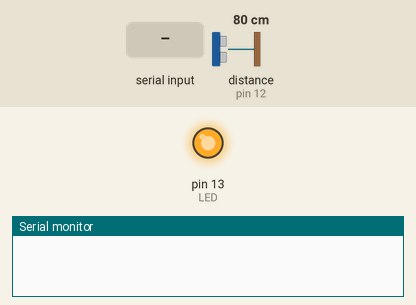
Bench run of a sketch on a simulated Arduino Uno, built with avr-gcc and run on an emulated ATmega328P. Shown: output pins drawn as LEDs (lit = HIGH), the last lines printed to the serial monitor. Wiring (inferred from the names in the program): ultrasonic range finder: trigger pin 10; echo pin 12. Inputs (shaded band) come from the test bench; at power-on: distance to the obstacle (sensor on pin 12) 80 cm. The echo pulse lasts 58.3 µs per cm; pins used as bus, display or sensor lines are not drawn.

Above: at 0.1 s.
At 6.2 s:
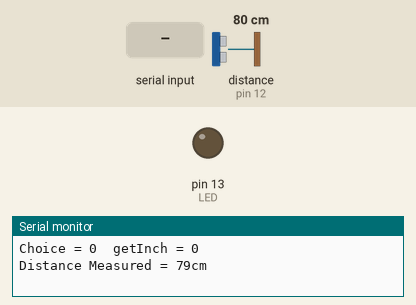
6.3 s: distance to the obstacle (sensor on pin 12) set to 2 cm
10.1 s: "C\n" received over the second serial link
12.3 s: "c\n" received over the second serial link
15.2 s: distance to the obstacle (sensor on pin 12) set to 28 cm
19.0 s: "I\n" received over the second serial link
Timing chart, 0 to 21.5 s (numbered marks = the images above; inputs shaded):
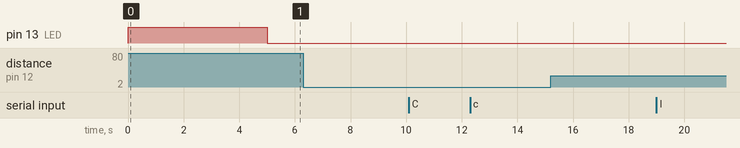

The sketch:

XBee_Transmitter.ino
```cpp
/* Transmitter Arduino UNO R3 along with XBee Pro S2C Module and Ultrasonic Sensor Code */
/******************************************************************************************************************************************************************************/
/* SotwareSerial Library included for XBee */
#include "SoftwareSerial.h"
#define LED 13
/******************************************************************************************************************************************************************************/
/* Global Variable Declaration for XBee */
// Data which is to be sent in the format of String
String data = "";
// Do we want the data in inches?
bool getInch = false;
// For XBee RX and TX using SoftwareSerial
const uint8_t rxPin = 2;  // Connect XBee Pin Number 2 (XBee.TX [2] -> rxPin)
const uint8_t txPin = 3;  // Connect XBee Pin Number 3 (XBee.RX [3] -> txPin)
// Just for sake of ease
const uint8_t sepVal = 50;
// Data transmisison indicator
char choice = '0';
/******************************************************************************************************************************************************************************/
/* Global Variable Declaration for Ultrasonic Sensor HC-SR04 */
// Define Echo Pin Conenction --> D12
const uint8_t echoPin = 12;
// Define Trigger Pin Conenction --> D10
const uint8_t trigPin = 10;
// Speed of Sound = 343m/s => 34300cm/s => 0.0343cm/us
const float soundSpeed = 0.0343;
// Distance value to be measured
float distance = 0.0f;
// Total Delay Time for measurement
const uint16_t delayTime = 1000;
// Iteration count
uint8_t count = 0;
// For millis() loop
uint16_t timeNow = 0;
// Declare an array
float dist_arr[25] = { 0 };
// Average Distance
unsigned int dist_avg = 0;
/******************************************************************************************************************************************************************************/
// Declaring the pins as RX and TX for UART
SoftwareSerial xbee(rxPin, txPin);
/******************************************************************************************************************************************************************************/
/* Function Declaration */
float get_distance(bool returnInch);
void sep(int a, char disp);
void get_val(bool takeAverage);
void send_val();
/******************************************************************************************************************************************************************************/
/* Function definition */
float get_distance(bool returnInch) {  // a represents the return value in inches or not
  float time = 0.0, dist = 0.0;
  /* Reset the state */
  digitalWrite(trigPin, LOW);
  delayMicroseconds(3);
  /* Start the pulse and waiting for 10us */
  digitalWrite(trigPin, HIGH);
  delayMicroseconds(10);
  /* Stop the pulse */
  digitalWrite(trigPin, LOW);

  /* Calculate the amount of time required for echoPin to turn HIGH */
  time = pulseIn(echoPin, HIGH);

  /* Basic Maths for Calculation of distance and division by 2 because sound has to travel forward as well as backward */
  dist = time * (soundSpeed / 2);  // Unit: cm
  if (returnInch) {
    return (dist / 2.54);  // Unit: inches
  } else {
    return dist;
  }
}
/******************************************************************************************************************************************************************************/
/* Function for sending the averaged value */
void get_val(bool takeAverage) {
  if (takeAverage) {
    while (count < 25) {
      // Function called to obtain distance and storing in array
      dist_arr[count] = get_distance(getInch);
      // Adding the raw values
      distance += dist_arr[count];
      // Index updation
      count++;
      // To limit the loop iteration
      delay(19);
    }
    // Average Distance Calculation
    dist_avg = (int)(distance / count);
  } else {
    while (count < 25) {
      count++;
      delay(19);
    }
    // Average Distance Calculation
    dist_avg = (int)get_distance(getInch);
  }
  // For better display
  sep(sepVal, '_');

  // Convert the data into String format for transmission of data
  data = String(dist_avg);

  // Reset condition
  distance = 0.0f;
  dist_avg = 0;
  count = 0;
}
/******************************************************************************************************************************************************************************/
// Function for transmitting the value to XBee
void send_val() {
  if (xbee.available()) {
    Serial.println("Data available!");
    char temp = xbee.read();
    if ((temp != 10 && temp != 13) && temp != choice) {
      choice = temp;
    }
  }
  Serial.print("Choice = ");
  Serial.print((char)choice);
  Serial.print("\tgetInch = ");
  Serial.println(getInch);
  switch (choice) {
    // Send this data to XBee Module with ',' being the terminating character (unit: cm)
    case 'C':
    case 'c':
      getInch = false;
      xbee.print(data + ",");
      Serial.print("Distance Sent = ");
      Serial.print(data);
      Serial.println("cm");
      break;
    // Send this data to XBee Module with ',' being the terminating character (unit: inch)
    case 'I':
    case 'i':
      getInch = true;
      xbee.print(data + ",");
      Serial.print("Distance Sent = ");
      Serial.print(data);
      Serial.println("inch");
      break;
    // Do not tranmsit any data; just display the data
    default:
      Serial.print("Distance Measured = ");
      Serial.print(data);
      if (getInch) {
        Serial.println("inch");
      } else {
        Serial.println("cm");
      }
      break;
  }
  // Empty the data string
  data = "";
  delay(100);
}
/******************************************************************************************************************************************************************************/
/* Function for better display on Serial Monitor */
void sep(int a, char disp) {
  for (int j = 0; j < a; j++) {
    Serial.print(disp);
  }
  Serial.print("\n");
}
/******************************************************************************************************************************************************************************/
void setup() {
  /* For Serial Monitor */
  Serial.begin(9600);

  /* For XBee Module communication */
  xbee.begin(9600);

  /* Declarations for Software Serial */
  pinMode(rxPin, INPUT);   // Receiver Pin as Input for Microcontroller
  pinMode(txPin, OUTPUT);  // Transmission Pin as Output for Microcontroller

  /* Declarations for Ultrasonic Sensor */
  pinMode(trigPin, OUTPUT);  // Trigger Pin as Output for Microcontroller
  pinMode(echoPin, INPUT);   // Echo Pin as Input for Microcontroller

  /* Declaration for Indicator */
  pinMode(LED, OUTPUT);
  digitalWrite(LED, HIGH);
  delay(
    5000);
  digitalWrite(LED, LOW);
}
/******************************************************************************************************************************************************************************/
void loop() {
  // Blocking function to get distance with average as input
  get_val(true);
  // Checking the status for tranmission
  send_val();
  // Small delay for infinte loop
  delay(100);
}
/******************************************************************************************************************************************************************************/
```
